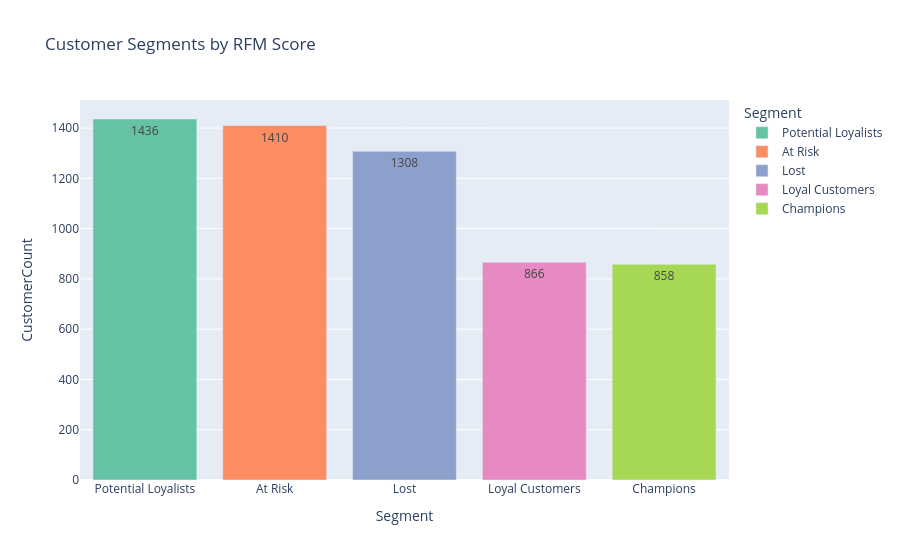

The code cell stored with this chart in its notebook:
### Code cell
def label_segment(score):
    if score >= 4.5:   return "Champions"
    elif score >= 4.0: return "Loyal Customers"
    elif score >= 3.0: return "Potential Loyalists"
    elif score >= 2.0: return "At Risk"
    else:              return "Lost"

rfm["Segment"] = rfm["RFM_Score"].apply(label_segment)

segment_counts = rfm["Segment"].value_counts().reset_index()
segment_counts.columns = ["Segment", "CustomerCount"]
print(segment_counts)

fig_rfm = px.bar(
    segment_counts,
    x="Segment",
    y="CustomerCount",
    title="Customer Segments by RFM Score",
    color="Segment",
    text="CustomerCount",
    color_discrete_sequence=px.colors.qualitative.Set2
)
fig_rfm.write_html("reports/figures/rfm_segments.html")
fig_rfm.show()

### Figure 1 — Plotly figure (JSON) as saved in the notebook; plotly's stock layout.template omitted (floating-point values rounded to 4 significant figures)
{"data": [{"hovertemplate": "Segment=%{x}<br>CustomerCount=%{text}<extra></extra>", "legendgroup": "Potential Loyalists", "marker": {"color": "rgb(102,194,165)", "pattern": {"shape": ""}}, "name": "Potential Loyalists", "orientation": "v", "showlegend": true, "text": [1436.0], "textposition": "auto", "type": "bar", "x": ["Potential Loyalists"], "xaxis": "x", "y": [1436], "yaxis": "y"}, {"hovertemplate": "Segment=%{x}<br>CustomerCount=%{text}<extra></extra>", "legendgroup": "At Risk", "marker": {"color": "rgb(252,141,98)", "pattern": {"shape": ""}}, "name": "At Risk", "orientation": "v", "showlegend": true, "text": [1410.0], "textposition": "auto", "type": "bar", "x": ["At Risk"], "xaxis": "x", "y": [1410], "yaxis": "y"}, {"hovertemplate": "Segment=%{x}<br>CustomerCount=%{text}<extra></extra>", "legendgroup": "Lost", "marker": {"color": "rgb(141,160,203)", "pattern": {"shape": ""}}, "name": "Lost", "orientation": "v", "showlegend": true, "text": [1308.0], "textposition": "auto", "type": "bar", "x": ["Lost"], "xaxis": "x", "y": [1308], "yaxis": "y"}, {"hovertemplate": "Segment=%{x}<br>CustomerCount=%{text}<extra></extra>", "legendgroup": "Loyal Customers", "marker": {"color": "rgb(231,138,195)", "pattern": {"shape": ""}}, "name": "Loyal Customers", "orientation": "v", "showlegend": true, "text": [866.0], "textposition": "auto", "type": "bar", "x": ["Loyal Customers"], "xaxis": "x", "y": [866], "yaxis": "y"}, {"hovertemplate": "Segment=%{x}<br>CustomerCount=%{text}<extra></extra>", "legendgroup": "Champions", "marker": {"color": "rgb(166,216,84)", "pattern": {"shape": ""}}, "name": "Champions", "orientation": "v", "showlegend": true, "text": [858.0], "textposition": "auto", "type": "bar", "x": ["Champions"], "xaxis": "x", "y": [858], "yaxis": "y"}], "layout": {"barmode": "relative", "legend": {"title": {"text": "Segment"}, "tracegroupgap": 0}, "title": {"text": "Customer Segments by RFM Score"}, "xaxis": {"anchor": "y", "categoryarray": ["Potential Loyalists", "At Risk", "Lost", "Loyal Customers", "Champions"], "categoryorder": "array", "domain": [0, 1], "title": {"text": "Segment"}}, "yaxis": {"anchor": "x", "domain": [0, 1], "title": {"text": "CustomerCount"}}}}
